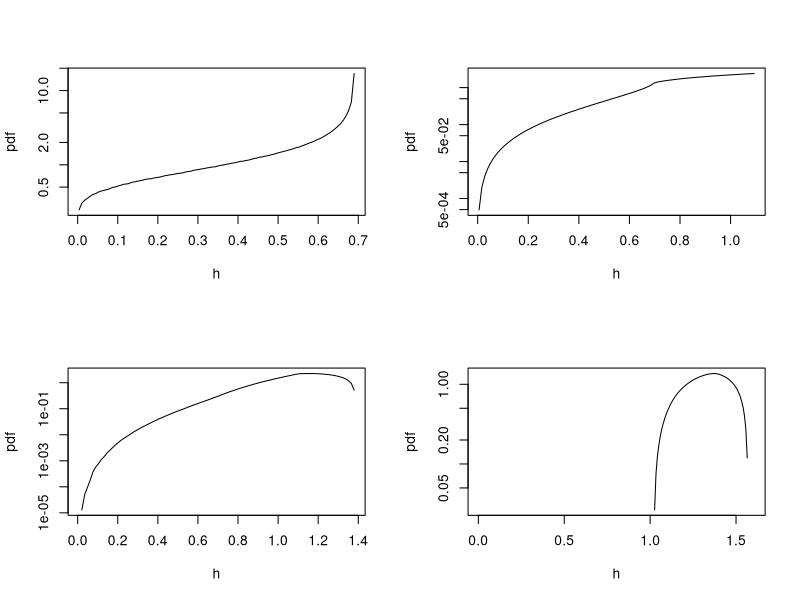

Here is the R script that generated this plot:

t2 <- read.table("entropy-approximation-2.csv")
t3 <- read.table("entropy-approximation-3.csv")
t4 <- read.table("entropy-approximation-4.csv")
t5 <- read.table("entropy-approximation-5.csv")

par(mfrow=c(2,2))
plot(t2, type="l", log="y", xlab="h", ylab="pdf")
plot(t3, type="l", log="y", xlab="h", ylab="pdf")
plot(t4, type="l", log="y", xlab="h", ylab="pdf")
plot(t5, type="l", log="y", xlab="h", ylab="pdf")
